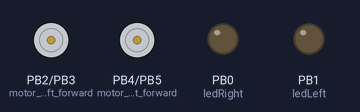
The sketch below on a simulated ATtiny85, built with avr-gcc and run on an emulated ATtiny85. On the bench: motor-driver pin pairs drawn as motors (green arrow = first pin HIGH = forward, orange = second pin HIGH = backward, longer = more drive), output pins drawn as LEDs (lit = HIGH).

Above: at 0.1 s.
At 5.1 s:
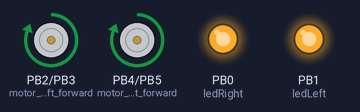
At 8.1 s:
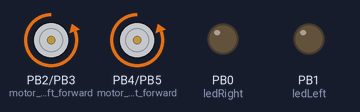
At 11.1 s:
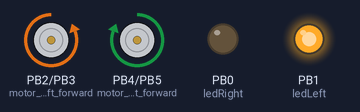
At 25.1 s:
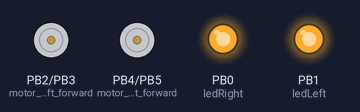
At 32.1 s:
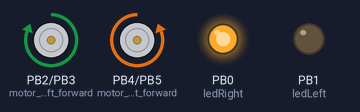
Timing chart, 0 to 40.0 s (numbered marks = the images above):
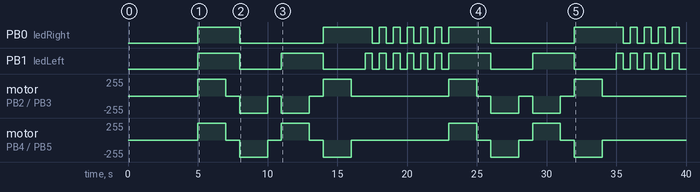

The sketch:

soccer_bot.ino
```cpp
/***************************************************/
/////////////////////////////////////////////////////
///    Soccer Bot                                 ///
///                                               ///
///    Brain: ATTiny85                            ///
///                                               ///
///    Code version 1.0.1                         ///
///    -> forward, left turn, right turn,         ///
///    -> stop, reverse                           ///
///                                               ///
///    www.xinchejian.com                         ///
///                                               ///
///    This code is in the public domain.         ///
///                                               ///
/////////////////////////////////////////////////////
/***************************************************/
int motor_right_forward = 4; //pin 6
int motor_right_reverse = 5; //pin 7
int right_motor_speed = 7; // pin 9
//int rightSpeed = 0; // pin
int motor_left_forward = 2; // pin 4
int motor_left_reverse = 3; // pin 5
int left_motor_speed = 11; // pin 14
//int leftSpeed = 0; // pin
int ledRight = 0;
int ledLeft = 1;


void setup() {
  //Serial.begin(9600);
  pinMode(motor_right_forward, OUTPUT);
  pinMode(motor_right_reverse, OUTPUT);
  pinMode(motor_left_forward, OUTPUT);
  pinMode(motor_left_reverse, OUTPUT);
  pinMode(ledRight, OUTPUT);
  pinMode(ledLeft, OUTPUT);
  delay(5000);
}

void forward(){  //  both motors forward
  digitalWrite(motor_right_forward, HIGH);
  digitalWrite(motor_left_forward, HIGH);
  digitalWrite(motor_right_reverse, LOW);
  digitalWrite(motor_left_reverse, LOW);
  digitalWrite(ledRight, HIGH);
  digitalWrite(ledLeft, HIGH);
}

void reverse(){  //  both motors reverse
  digitalWrite(motor_right_forward, LOW);
  digitalWrite(motor_left_forward, LOW);
  digitalWrite(motor_right_reverse, HIGH);
  digitalWrite(motor_left_reverse, HIGH);
  digitalWrite(ledRight, LOW);
  digitalWrite(ledLeft, LOW);
}

void right_turn(){  //  left motor forward, right motor backward
  digitalWrite(motor_right_forward, LOW);
  digitalWrite(motor_left_forward, HIGH);
  digitalWrite(motor_right_reverse, HIGH);
  digitalWrite(motor_left_reverse, LOW);
  digitalWrite(ledRight, HIGH);
  digitalWrite(ledLeft, LOW);
}

void left_turn(){  //  right motor forward, left motor backward
  digitalWrite(motor_right_forward, HIGH);
  digitalWrite(motor_left_forward, LOW);
  digitalWrite(motor_right_reverse, LOW);
  digitalWrite(motor_left_reverse, HIGH);
  digitalWrite(ledRight, LOW);
  digitalWrite(ledLeft, HIGH);
}

void stand(){  // all stop
  digitalWrite(motor_right_forward, LOW);
  digitalWrite(motor_left_forward, LOW);
  digitalWrite(motor_right_reverse, LOW);
  digitalWrite(motor_left_reverse, LOW);
}

void loop() {

    forward();
    delay (2000);
    stand();
    delay (1000);
    reverse();
    delay (2000);
    stand();
    delay (1000);
    left_turn();
    delay (2000);
    stand();
    delay (1000);
    right_turn();
    delay (2000);
    stand();
    delay (1000);

    for(int blinky = 0 ; blinky <= 5; blinky ++) {
      digitalWrite(ledLeft, HIGH);
      digitalWrite(ledRight, HIGH);
      //left_turn();
      delay(500);
      //stand();
      digitalWrite(ledLeft, LOW);
      digitalWrite(ledRight, LOW);
      //right_turn();
      delay(500);
      //stand();
    }
}
```

Measured:
- by itself, PB0 (ledRight): LOW → HIGH at 5.0 s, → LOW 3.0 s later, → HIGH 6.0 s later, → LOW 3.5 s later, … (26 changes in this stretch)
- by itself, PB1 (ledLeft): LOW → HIGH at 5.0 s, → LOW 3.0 s later, → HIGH 3.0 s later, → LOW 3.0 s later, … (30 changes in this stretch)
- by itself, motor on PB2 (motor_left_forward) / PB3 (motor_left_reverse): stopped → forward 255/255 at 5.0 s, → stopped 2.0 s later, → backward 255/255 1.0 s later, → stopped 2.0 s later, … (16 changes in this stretch)
- by itself, motor on PB4 (motor_right_forward) / PB5 (motor_right_reverse): stopped → forward 255/255 at 5.0 s, → stopped 2.0 s later, → backward 255/255 1.0 s later, → stopped 2.0 s later, … (16 changes in this stretch)
